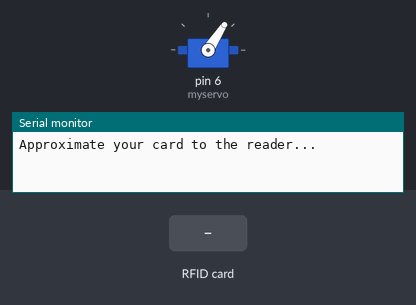
A sketch run on a simulated Arduino Uno, built with avr-gcc and run on an emulated ATmega328P. On the bench: servo, the last lines printed to the serial monitor. Inputs (shaded band) come from the test bench.

Above: at 1.2 s.
1.3 s: RFID card 25 08 E1 E4 held to the reader
At 1.7 s:
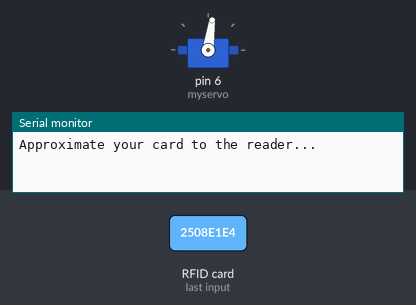
At 8.5 s:
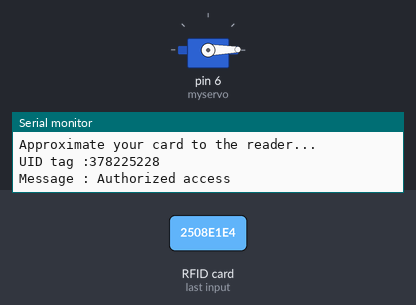
9.4 s: RFID card 5E 7A 19 C4 held to the reader
At 11.03 s:
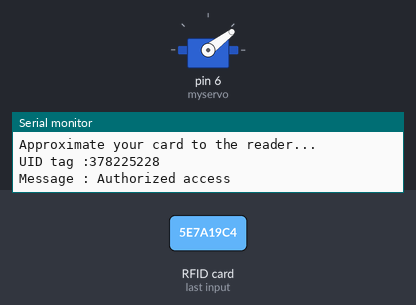
Timing chart, 0 to 25.0 s (numbered marks = the images above; inputs shaded):
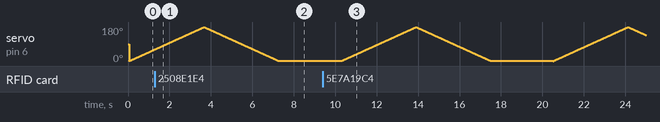

The sketch:

RFID.ino
```cpp
#include <Servo.h>
#include <SPI.h>
#include <MFRC522.h>


#define SS_PIN 10
#define RST_PIN 9
MFRC522 mfrc522(SS_PIN, RST_PIN);   // Create MFRC522 instance.

Servo myservo;

int angle=0;

void setup()
{
  myservo.attach(6);
  Serial.begin(9600);   // Initiate a serial communication
  SPI.begin();      // Initiate  SPI bus
  mfrc522.PCD_Init();   // Initiate MFRC522
  Serial.println("Approximate your card to the reader...");
  Serial.println();

}
void loop()
{
  for(angle=0; angle<180; angle+=1)
  {
    myservo.write(angle);
    delay(20);
  }
  for(angle=180; angle>=1; angle-=1)
  {
    myservo.write(angle);
    delay(20);
  }
  // Look for new cards
  if ( ! mfrc522.PICC_IsNewCardPresent())
  {
    return;
  }
  // Select one of the cards
  if ( ! mfrc522.PICC_ReadCardSerial())
  {
    return;
  }
  //Show UID on serial monitor
  Serial.print("UID tag :");
  String content= "";
  byte letter;
  for (byte i = 0; i < mfrc522.uid.size; i++)
  {
     //Serial.print(mfrc522.uid.uidByte[i] < 0x10 ? " 0" : " ");
     //Serial.print(mfrc522.uid.uidByte[i], HEX);
     Serial.print(mfrc522.uid.uidByte[i]);
     content.concat(String(mfrc522.uid.uidByte[i] < 0x10 ? " 0" : " "));
     content.concat(String(mfrc522.uid.uidByte[i], HEX));
  }
  Serial.println();
  Serial.print("Message : ");
  content.toUpperCase();
  if (content.substring(1) == "25 08 E1 E4") //change here the UID of the card/cards that you want to give access
  {
    Serial.println("Authorized access");
    Serial.println();
    delay(3000);
  }

 else   {
    Serial.println(" Access denied");
    delay(3000);
  }
}
```

Measured:
- after the input at 1.3 s, servo on pin 6 (myservo): goes on until 7.3 s, then stays 1°
